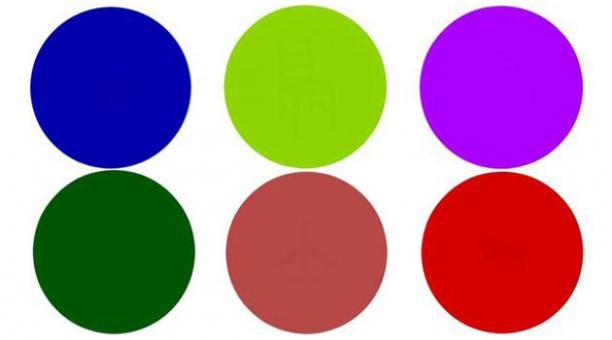
//> input picture Circles/data/grid.jpeg, 612 x 340 px, given in place of PadronAnillos_01.avi, which was not available
$ ./main   (built with g++ and OpenCV 4)
//> lines starting //> are read from the running program, lines starting //| are printed output that depends on the picture; after the words box and inside, x2 and y2 are one past the last pixel; in counts of white or black regions, pixels touching at a corner belong together; pictures that were not available may be replaced by others from this repository, and a replacement may not be noted
#include <iostream>
#include <cstring>
#include <opencv2/opencv.hpp>
#include <opencv2/imgproc/imgproc.hpp>

using namespace cv;
using namespace std;

/* Try to detect circles in a video using HoughCircles function */
int main(int argc, char** argv){

    std::string filename = "../../../videos/PadronAnillos_01.avi";
    VideoCapture capture(filename);
    Mat frame;

    if( !capture.isOpened() )
        throw "Error when reading steam_avi";

    namedWindow("Video Display", WINDOW_NORMAL);

    for( ; ; )
    {
        capture >> frame;
//> frame is the input picture: 340 rows x 612 cols, CV_8UC3; mean B, G, R 151.2, 139.2, 172.3
        if(frame.empty())
            break;

        // [8 lines of commented-out code are left out]
        Mat gray;
        cvtColor(frame, gray, COLOR_BGR2GRAY);
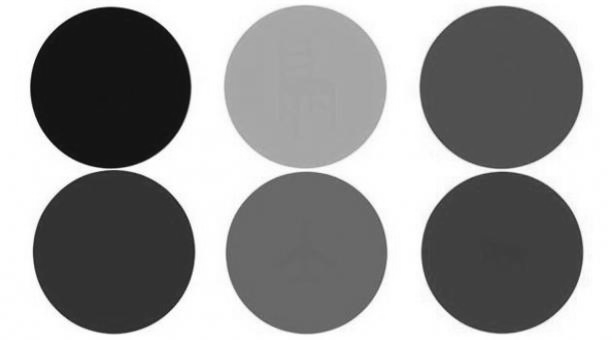
//> gray: 340 rows x 612 cols, CV_8UC1; min 13, max 255, mean 150.4
        GaussianBlur(gray, gray, Size(5,5),0, 0);
        namedWindow( "Grayscale Gaussian Blur", WINDOW_NORMAL );
        imshow("Grayscale Gaussian Blur", gray);

        // Convert image to binary
        Mat bw;
        threshold(gray, bw, 100, 255, THRESH_BINARY | THRESH_OTSU);
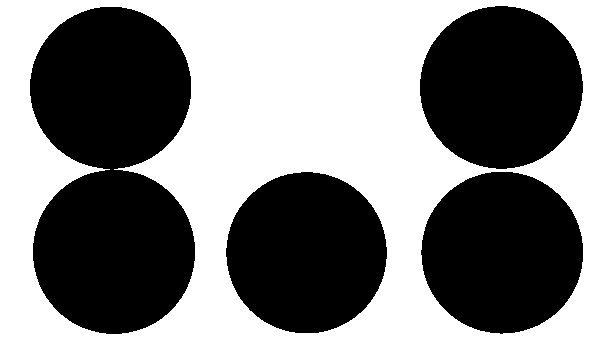
//> bw: 340 rows x 612 cols, CV_8UC1; 50.4% white; 4 black regions

        // Find all the contours in the thresholded image
        vector<vector<Point> > contours;
        vector<Vec4i> hierarchy;
        findContours(bw, contours, hierarchy, RETR_TREE, CHAIN_APPROX_NONE, Point(0,0));
//> contours = 5 contours; box (x1, y1, x2, y2) and area: (0, 0, 612, 340) 207129, (29, 6, 196, 335) 41894, (419, 5, 584, 170) 21031, (420, 171, 584, 335) 20795, (225, 171, 388, 334) 20550
        //int idx = 0;
        for (size_t i = 0; i < contours.size(); i++)
        {
            drawContours(bw, contours, static_cast<int>(i), Scalar(0, 0, 255), 2);
        }
//> this loop made 5 passes
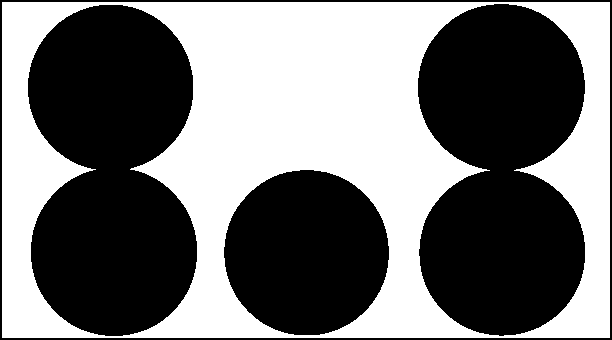
//> bw: 340 rows x 612 cols, CV_8UC1; 46% white; 1 white region, box (x1, y1, x2, y2) and area: (2, 2, 610, 338) 95638

        //Find minimum bounding rectangle &  minimum bounding ellipse
        vector<RotatedRect>minEllipse(contours.size());
        vector<RotatedRect>minEllipseSelected(contours.size());

        Mat img = Mat::zeros(frame.rows,frame.cols,CV_8UC3);
        vector<Point2f> centers;
        RotatedRect box;
        for (size_t i = 0; i < contours.size(); i++)
        {
            if(contours[i].size() >= 5){
                minEllipse[i] = fitEllipse(contours[i]);
                //ellipse( src, minEllipse[i], Scalar(0,0,255), 1, 8 );
            }
        }

        int icase = 1;
        if( argc > 1)
        {
            icase = atoi(argv[1]);
        }
        float w, h, c_x, c_y, child_c_x, child_c_y, distance;
        int child_index;
        switch(icase)
        {
            case 0:
                cout<<"0"<<endl;
                float diff; //Difference between width and high ellipse

                for(size_t i = 0; i< contours.size(); i++ ){
                    w = minEllipse[i].size.width;
                    h = minEllipse[i].size.height;
                    diff = w - h;

                    if(abs(diff) < 40){
                        child_index = hierarchy[i][2];
                        if(child_index != -1 && hierarchy[child_index][2] == -1) //Check out for child but not grandchild
                        {
                            minEllipseSelected.push_back(minEllipse[i]);
                            minEllipseSelected.push_back(minEllipse[hierarchy[i][2]]);
                            ellipse(img, minEllipse[i], Scalar(0,0,255), 1, 8 );
                            ellipse(img, minEllipse[hierarchy[i][2]], Scalar(0,0,255), 1, 8 );
                        }
                    }
                }

                break;

            case 1:
                float threshold = 0.4f;
                for(size_t i = 0; i< contours.size(); i++ ){
                    cout<<i<<": ";
                    for (size_t j = 0; j< 4; j++ ){
                        cout<<"  "<<hierarchy[i][j];
                    }
                    child_index = hierarchy[i][2];
                    if(child_index != -1 && hierarchy[child_index][2] == -1) //Check out for child but not grandchild
                    {
                        //Check distances between parent's center and child's center
                        //Should be less than threshold
                        c_x = minEllipse[i].center.x;
                        c_y = minEllipse[i].center.y;
                        child_c_x = minEllipse[child_index].center.x;
                        child_c_y = minEllipse[child_index].center.y;
                        distance = sqrt(pow((c_x-child_c_x),2) + pow((c_y-child_c_y),2));
                        cout<<"dist: " <<distance <<endl;
                        if(distance < threshold){
                            minEllipseSelected.push_back(minEllipse[i]);
                            minEllipseSelected.push_back(minEllipse[hierarchy[i][2]]);
                            //ellipse(frame, minEllipse[i], Scalar(0,0,255), 2, 8 );
                            //ellipse(frame, minEllipse[hierarchy[i][2]], Scalar(0,0,255), 1, 8 );
                            centers.push_back(Point2f(child_c_x,child_c_y));
                        }
                    }
                    cout<<endl;
                }
//> this loop made 5 passes
//> (child_index, c_x, c_y, child_c_x, child_c_y, distance) on pass 1: (1, 305.5, 169.5, 501.8, 252.1, 213)
//> child_index on passes 2 to 5: -1, -1, -1, -1
//| 0: dist: 212.982
//| 1:
//| 2:
//| 3:
//| 4:

                break;
        }
        // The grid size must be "parametrizado"
        if(centers.size() == 30){
            // Draw center points
            for(int i = 0; i < centers.size();i++)
                circle(frame, centers[i],1,Scalar(0,0,255),4,8);

            namedWindow("Video Display", WINDOW_NORMAL);
            imshow("Video Display", frame);
            waitKey(20); // waits to display frame
        }
    }
    waitKey(0); // key press to close window
    // releases and window destroy are automatic in C++ interface
}
